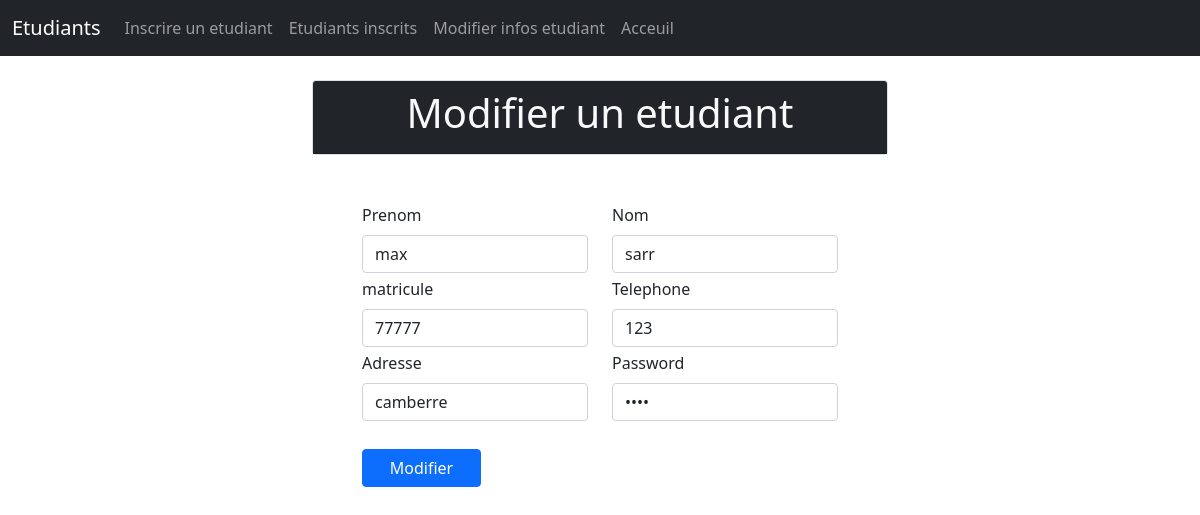
The app's page /etudiant/formations/update_etudiant.php?id=20 with its own data.
### tables this page shows
CREATE TABLE `etudiant` (
  `id` int(11) NOT NULL,
  `matricule` varchar(255) NOT NULL,
  `nom` varchar(255) NOT NULL,
  `prenom` varchar(255) NOT NULL,
  `adresse` varchar(255) NOT NULL,
  `numero` int(11) NOT NULL,
  `mdp` text NOT NULL
);

### etudiant/formations/update_etudiant.php (the view, shortened to what this page needs)
<?php
require('../../assets/actions/database.php');
if (isset($_GET['id']) and !empty($_GET['id'])) {
    $idOfEtudiant = $_GET['id'];
    $checkIfuserExist = $bdd->prepare('SELECT * FROM etudiant WHERE id=?');
    $checkIfuserExist->execute(array($idOfEtudiant));
    if ($checkIfuserExist->rowCount() > 0) {
        $userInfo = $checkIfuserExist->fetch();
        $nom = $userInfo['nom'];
        $prenom = $userInfo['prenom'];
        $adresse = $userInfo['adresse'];
        $numero = $userInfo['numero'];
        $matricule = $userInfo['matricule'];
        $password = $userInfo['mdp'];
    }
}
?>
<!DOCTYPE html>
<html lang="en">
<?php include "../../assets/includes/head.php"  ?>
<body>
    <nav class="navbar navbar-expand-lg sticky-top navbar-dark bg-dark">
        <div class="container-fluid">
            <a class="navbar-brand" href="#">Etudiants</a>
            <div class="collapse navbar-collapse" id="navbarSupportedContent">
                <ul class="navbar-nav me-auto mb-2 mb-lg-0">
                    <li class="nav-item">
                        <a class="nav-link " href="etudiant.php"> Inscrire un etudiant</a>
                    </li>
                    <li class="nav-item">
                        <a class="nav-link " href="liste_etudiant_inscrit.php"> Etudiants inscrits </a>
                    </li>
                    <li class="nav-item">
                        <a class="nav-link " href="modifier_info_etudiant.php"> Modifier infos etudiant </a>
                    </li>
                    <li class="nav-item">
                        <a class="nav-link " href="../../admin/admin.php">Acceuil </a>
                    </li>
                </ul>
            </div>
        </div>
    </nav>
    <br>
    <div class="container w-50">
        <div class="card text-center ">
            <div class="card-header text-light bg-dark">
                <h1>Modifier un etudiant</h1>
            </div>
        </div>
    </div>
    <br>
    <?php
    if ($password) {
    ?>
        <form class="container" id="centre" method="POST">
            <br>
            <div class="row">
                <div class="col">
                    <div class="mb-1 w-100">
                        <label for="exampleInputEmail1" class="form-label">Prenom</label>
                        <input type="text" class="form-control" value=<?= $prenom ?> name="prenom" id="exampleInputEmail1" aria-describedby="emailHelp">
                    </div>
                </div>
                <div class="col">
                    <div class="mb-1 w-100">
                        <label for="exampleInputEmail1" class="form-label">Nom</label>
                        <input type="text" class="form-control" value=<?= $nom ?> name="nom" id="exampleInputEmail1" aria-describedby="emailHelp">
                    </div>
                </div>
            </div>
            <div class="row">
                <div class="col">
                    <div class="mb-1 w-100">
                        <label for="exampleInputEmail1" class="form-label">matricule</label>
                        <input type="text" class="form-control" value=<?= $matricule ?> name="matricule" id="exampleInputEmail1" aria-describedby="emailHelp">
                    </div>
                </div>
                <div class="col">
                    <div class="mb-1 w-100">
                        <label for="exampleInputPassword1" class="form-label">Telephone</label>
                        <input type="number" class="form-control" value=<?= $numero ?> name="numero" id="exampleInputPassword1">
                    </div>
                </div>
            </div>
            <div class="row">
                <div class="col">
                    <div class="mb-1 w-100">
                        <label for="exampleInputEmail1" class="form-label">Adresse </label>
                        <input type="text" class="form-control" value=<?= $adresse ?> name="adresse" id="exampleInputEmail1" aria-describedby="emailHelp">
                    </div>
                </div>
                <div class="col">
                    <div class="mb-1 w-100">
                        <label for="exampleInputPassword1" class="form-label">Password</label>
                        <input type="password" class="form-control" value=<?= $password ?> name="mdp" id="exampleInputPassword1">
                    </div>
                </div>
            </div>
            <br>
            <button type="submit" name="validate" class="btn btn-primary mb-3 w-25">Modifier</button>
        </form>
    <?php
    }
    ?>
</body>
</html>

### etudiant/formations/update_etudiant.php (style rules this page uses)
#centre { margin: auto; width: 500px; }

### records on screen
etudiant: prenom "max", nom "sarr", matricule "77777", numero "123", adresse "camberre"
